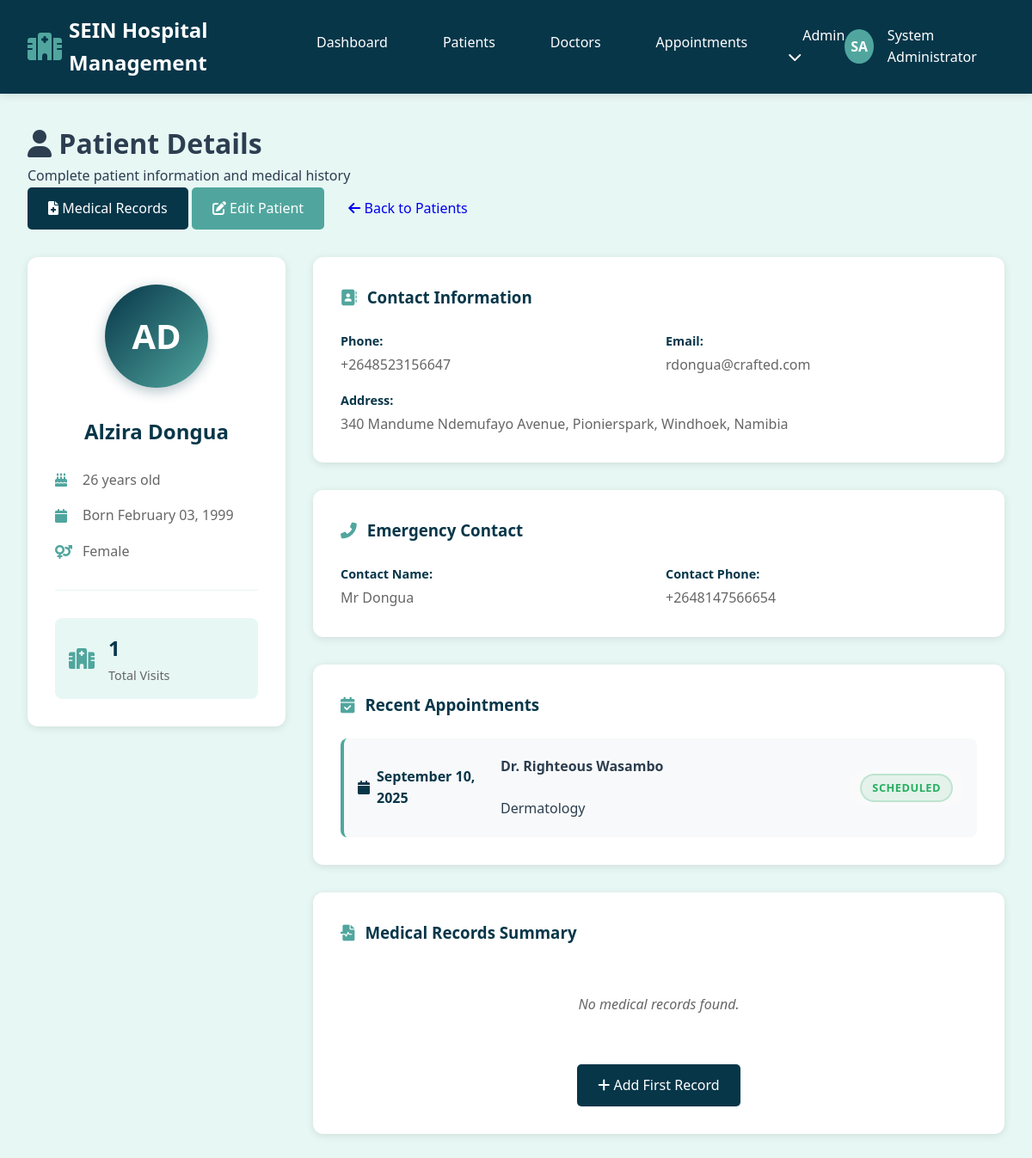
The app's page /patients/2 (signed in) with its own data.
### hospital/app.py (models this page shows)
class Patient(db.Model):
    id = db.Column(db.Integer, primary_key=True)
    first_name = db.Column(db.String(50), nullable=False)
    last_name = db.Column(db.String(50), nullable=False)
    date_of_birth = db.Column(db.Date, nullable=False)
    gender = db.Column(db.String(10), nullable=False)
    phone = db.Column(db.String(20))
    email = db.Column(db.String(100))
    address = db.Column(db.Text)
    emergency_contact = db.Column(db.String(100))
    emergency_phone = db.Column(db.String(20))
    created_at = db.Column(db.DateTime, default=datetime.utcnow)
    appointments = db.relationship('Appointment', backref='patient_ref', lazy=True)
    medical_records = db.relationship('MedicalRecord', backref='patient_ref', lazy=True)
    @property
    def age(self):
        today = date.today()
        return today.year - self.date_of_birth.year - ((today.month, today.day) < (self.date_of_birth.month, self.date_of_birth.day))
    @property
    def admission_count(self):
        return len(self.appointments)

class Appointment(db.Model):
    id = db.Column(db.Integer, primary_key=True)
    patient_id = db.Column(db.Integer, db.ForeignKey('patient.id'), nullable=False)
    doctor_id = db.Column(db.Integer, db.ForeignKey('doctor.id'), nullable=False)
    appointment_date = db.Column(db.Date, nullable=False)
    appointment_time = db.Column(db.Time, nullable=False)
    diagnosis = db.Column(db.Text)
    notes = db.Column(db.Text)
    status = db.Column(db.String(20), default='scheduled')  # scheduled, completed, cancelled
    created_at = db.Column(db.DateTime, default=datetime.utcnow)

class Doctor(db.Model):
    id = db.Column(db.Integer, primary_key=True)
    first_name = db.Column(db.String(50), nullable=False)
    last_name = db.Column(db.String(50), nullable=False)
    phone = db.Column(db.String(20))
    email = db.Column(db.String(100))
    specialization_id = db.Column(db.Integer, db.ForeignKey('specialization.id'), nullable=False)
    license_number = db.Column(db.String(50), unique=True)
    created_at = db.Column(db.DateTime, default=datetime.utcnow)
    appointments = db.relationship('Appointment', backref='doctor_ref', lazy=True)

class Specialization(db.Model):
    id = db.Column(db.Integer, primary_key=True)
    name = db.Column(db.String(100), unique=True, nullable=False)
    doctors = db.relationship('Doctor', backref='specialization_ref', lazy=True)

### hospital/app.py (the view)
@app.route('/patients/<int:patient_id>')
def patient_detail(patient_id):
    if 'user_id' not in session:
        return redirect(url_for('login'))
    patient = Patient.query.get_or_404(patient_id)
    recent_appointments = Appointment.query.filter_by(patient_id=patient_id)\
                                         .order_by(Appointment.appointment_date.desc())\
                                         .limit(5).all()
    recent_records = MedicalRecord.query.filter_by(patient_id=patient_id)\
                                       .order_by(MedicalRecord.record_date.desc())\
                                       .limit(5).all()
    return render_template('patients/detail.html',
                         patient=patient,
                         recent_appointments=recent_appointments,
                         recent_records=recent_records)

### hospital/templates/patients/detail.html (shortened to what this page needs)
{% extends "base.html" %}
{% block content %}
<div class="page-header">
    <div class="page-title">
        <h1><i class="fas fa-user"></i> Patient Details</h1>
        <p>Complete patient information and medical history</p>
    </div>
    <div class="page-actions">
        <a href="{{ url_for('patient_records', patient_id=patient.id) }}" class="btn btn-primary">
            <i class="fas fa-file-medical"></i> Medical Records
        </a>
        <a href="{{ url_for('edit_patient', patient_id=patient.id) }}" class="btn btn-secondary">
            <i class="fas fa-edit"></i> Edit Patient
        </a>
        <a href="{{ url_for('patients') }}" class="btn btn-outline">
            <i class="fas fa-arrow-left"></i> Back to Patients
        </a>
    </div>
</div>
<div class="patient-profile">
    <div class="patient-sidebar">
        <div class="patient-avatar-large">
            <div class="avatar-circle-large">
                {{ patient.first_name[0] }}{{ patient.last_name[0] }}
            </div>
        </div>
        <div class="patient-basic-info">
            <h2>{{ patient.first_name }} {{ patient.last_name }}</h2>
            <div class="info-item">
                <i class="fas fa-birthday-cake"></i>
                <span>{{ patient.age }} years old</span>
            </div>
            <div class="info-item">
                <i class="fas fa-calendar"></i>
                <span>Born {{ patient.date_of_birth.strftime('%B %d, %Y') }}</span>
            </div>
            <div class="info-item">
                <i class="fas fa-venus-mars"></i>
                <span>{{ patient.gender }}</span>
            </div>
            <div class="admission-stats">
                <div class="stat-card">
                    <i class="fas fa-hospital"></i>
                    <div>
                        <h3>{{ patient.admission_count }}</h3>
                        <p>Total Visits</p>
                    </div>
                </div>
            </div>
        </div>
    </div>
    <div class="patient-main-content">
        <div class="info-sections">
            <div class="info-section">
                <h3><i class="fas fa-address-book"></i> Contact Information</h3>
                <div class="info-grid">
                    <div class="info-item">
                        <label>Phone:</label>
                        <span>{{ patient.phone or 'Not provided' }}</span>
                    </div>
                    <div class="info-item">
                        <label>Email:</label>
                        <span>{{ patient.email or 'Not provided' }}</span>
                    </div>
                    <div class="info-item full-width">
                        <label>Address:</label>
                        <span>{{ patient.address or 'Not provided' }}</span>
                    </div>
                </div>
            </div>
            <div class="info-section">
                <h3><i class="fas fa-phone-alt"></i> Emergency Contact</h3>
                <div class="info-grid">
                    <div class="info-item">
                        <label>Contact Name:</label>
                        <span>{{ patient.emergency_contact or 'Not provided' }}</span>
                    </div>
                    <div class="info-item">
                        <label>Contact Phone:</label>
                        <span>{{ patient.emergency_phone or 'Not provided' }}</span>
                    </div>
                </div>
            </div>
            <div class="info-section">
                <h3><i class="fas fa-calendar-check"></i> Recent Appointments</h3>
                {% if recent_appointments %}
                <div class="appointments-list">
                    {% for appointment in recent_appointments %}
                    <div class="appointment-item">
                        <div class="appointment-date">
                            <i class="fas fa-calendar"></i>
                            {{ appointment.appointment_date.strftime('%B %d, %Y') }}
                        </div>
                        <div class="appointment-details">
                            <p><strong>Dr. {{ appointment.doctor_ref.first_name }} {{ appointment.doctor_ref.last_name }}</strong></p>
                            <p>{{ appointment.doctor_ref.specialization_ref.name }}</p>
                        </div>
                        <div class="appointment-status">
                            <span class="status-badge status-{{ appointment.status.lower() }}">
                                {{ appointment.status }}
                            </span>
                        </div>
                    </div>
                    {% endfor %}
                </div>
                {% else %}
                <p class="no-data">No recent appointments found.</p>
                {% endif %}
            </div>
            <div class="info-section">
                <h3><i class="fas fa-file-medical-alt"></i> Medical Records Summary</h3>
                {% if recent_records %}
                <div class="records-summary">
                    {% for record in recent_records %}
                    <div class="record-item">
                        <div class="record-date">
                            <i class="fas fa-calendar"></i>
                            {{ record.created_at.strftime('%B %d, %Y') }}
                        </div>
                        <div class="record-details">
                            <p><strong>{{ record.record_type }}</strong></p>
                            <p>{{ record.diagnosis }}</p>
                        </div>
                    </div>
                    {% endfor %}
                </div>
                <div class="section-actions">
                    <a href="{{ url_for('patient_records', patient_id=patient.id) }}" class="btn btn-primary">
                        <i class="fas fa-eye"></i> View All Records
                    </a>
                </div>
                {% else %}
                <p class="no-data">No medical records found.</p>
                <div class="section-actions">
                    <a href="{{ url_for('add_medical_record', patient_id=patient.id) }}" class="btn btn-primary">
                        <i class="fas fa-plus"></i> Add First Record
                    </a>
                </div>
                {% endif %}
            </div>
        </div>
    </div>
</div>
{% endblock %}

### hospital/static/css/style.css (style rules this page uses)
:root { --primary-color: #073649; --secondary-color: #e7f7f4; --accent-color: #50a69e; --text-dark: #2c3e50; --text-light: #ffffff; --border-color: #e0e0e0; --success-color: #27ae60; --error-color: #e74c3c; --warning-color: #f39c12; --text-muted: #6c757d; }
* { margin: 0; padding: 0; box-sizing: border-box; }
body { font-family: "Segoe UI", Tahoma, Geneva, Verdana, sans-serif; background-color: var(--secondary-color); color: var(--text-dark); line-height: 1.6; }
.btn { padding: 0.75rem 1.5rem; border: none; border-radius: 5px; font-size: 1rem; cursor: pointer; text-decoration: none; display: inline-block; text-align: center; transition: all 0.3s ease; }
.btn-primary { background-color: var(--primary-color); color: var(--text-light); }
.btn-secondary { background-color: var(--accent-color); color: var(--text-light); }
.appointment-status { display: inline-block; padding: 0.125rem 0.5rem; border-radius: 12px; font-size: 0.75rem; font-weight: 500; text-transform: capitalize; }
.appointments-list { display: grid; gap: 1rem; grid-template-columns: 1fr; }
.appointment-item { background-color: rgba(255, 255, 255, 0.1); padding: 1rem; border-radius: 8px; border-left: 4px solid var(--text-light); }
.appointment-status { display: inline-block; padding: 0.25rem 0.75rem; border-radius: 12px; font-size: 0.75rem; font-weight: 500; text-transform: capitalize; background-color: rgba(255, 255, 255, 0.2); color: var(--text-light); width: fit-content; }
.appointments-list { display: grid; gap: 1.5rem; grid-template-columns: 1fr; }
.appointment-details { display: flex; flex-direction: column; gap: 1rem; flex: 1; }
.appointment-status { display: flex; align-items: center; }
.status-badge { padding: 0.5rem 1rem; border-radius: 20px; font-size: 0.8rem; font-weight: 600; text-transform: uppercase; letter-spacing: 0.5px; border: 2px solid transparent; }
.status-badge.status-scheduled { background-color: rgba(39, 174, 96, 0.1); color: var(--success-color); border-color: rgba(39, 174, 96, 0.2); }

### records on screen
Patient: first_name "A", last_name "D", first_name "Alzira", last_name "Dongua", age "26", date_of_birth "February 03, 1999", gender "Female", phone "+2648523156647", email "rdongua@crafted.com", address "340 Mandume Ndemufayo Avenue, Pionierspark, Windhoek, Namibia", emergency_contact "Mr Dongua", emergency_phone "+2648147566654"
Appointment: appointment_date "September 10, 2025", doctor_ref.first_name "Righteous", doctor_ref.last_name "Wasambo", doctor_ref.specialization_ref.name "Dermatology", status "SCHEDULED"

### other values on screen
{{ session.first_name[0] }} "S"
{{ session.last_name[0] }} "A"
{{ session.first_name }} "System"
{{ session.last_name }} "Administrator"
{{ patient.admission_count }} "1"
